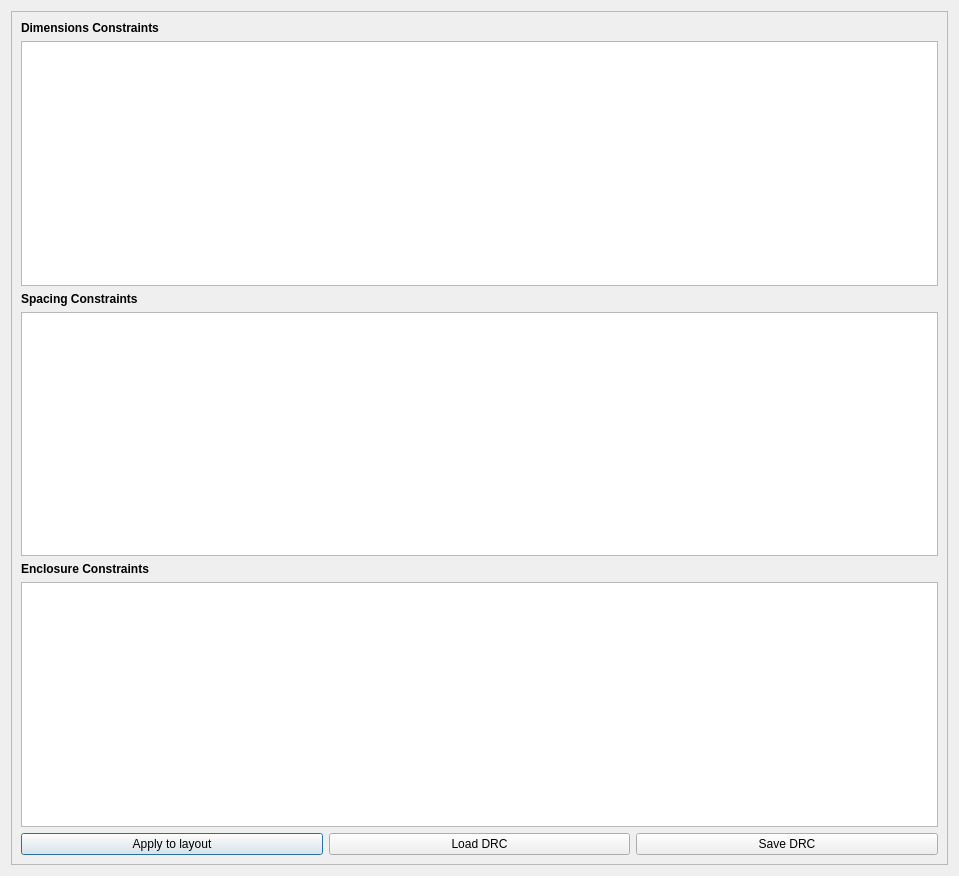
<?xml version="1.0" encoding="UTF-8"?>
<ui version="4.0">
 <class>Constraint_setup</class>
 <widget class="QDialog" name="Constraint_setup">
  <property name="geometry">
   <rect>
    <x>0</x>
    <y>0</y>
    <width>959</width>
    <height>876</height>
   </rect>
  </property>
  <property name="windowTitle">
   <string>Constraints setup</string>
  </property>
  <layout class="QGridLayout" name="gridLayout_2">
   <item row="0" column="0">
    <widget class="QFrame" name="frame">
     <property name="frameShape">
      <enum>QFrame::StyledPanel</enum>
     </property>
     <property name="frameShadow">
      <enum>QFrame::Raised</enum>
     </property>
     <layout class="QGridLayout" name="gridLayout">
      <item row="3" column="0">
       <widget class="QTableWidget" name="tbl_cons_gaps"/>
      </item>
      <item row="2" column="0">
       <widget class="QLabel" name="label_3">
        <property name="font">
         <font>
          <weight>75</weight>
          <bold>true</bold>
         </font>
        </property>
        <property name="text">
         <string>Spacing Constraints</string>
        </property>
       </widget>
      </item>
      <item row="6" column="0">
       <layout class="QHBoxLayout" name="horizontalLayout">
        <item>
         <widget class="QPushButton" name="btn_apply">
          <property name="text">
           <string>Apply to layout</string>
          </property>
         </widget>
        </item>
        <item>
         <widget class="QPushButton" name="btn_load">
          <property name="text">
           <string>Load DRC</string>
          </property>
         </widget>
        </item>
        <item>
         <widget class="QPushButton" name="btn_save">
          <property name="text">
           <string>Save DRC</string>
          </property>
         </widget>
        </item>
       </layout>
      </item>
      <item row="1" column="0">
       <widget class="QTableWidget" name="tbl_cons_dims"/>
      </item>
      <item row="5" column="0">
       <widget class="QTableWidget" name="tbl_cons_encl"/>
      </item>
      <item row="4" column="0">
       <widget class="QLabel" name="label_4">
        <property name="font">
         <font>
          <weight>75</weight>
          <bold>true</bold>
         </font>
        </property>
        <property name="text">
         <string>Enclosure Constraints</string>
        </property>
       </widget>
      </item>
      <item row="0" column="0">
       <widget class="QLabel" name="label_2">
        <property name="font">
         <font>
          <weight>75</weight>
          <bold>true</bold>
         </font>
        </property>
        <property name="text">
         <string>Dimensions Constraints</string>
        </property>
       </widget>
      </item>
     </layout>
    </widget>
   </item>
  </layout>
 </widget>
 <resources/>
 <connections/>
</ui>
